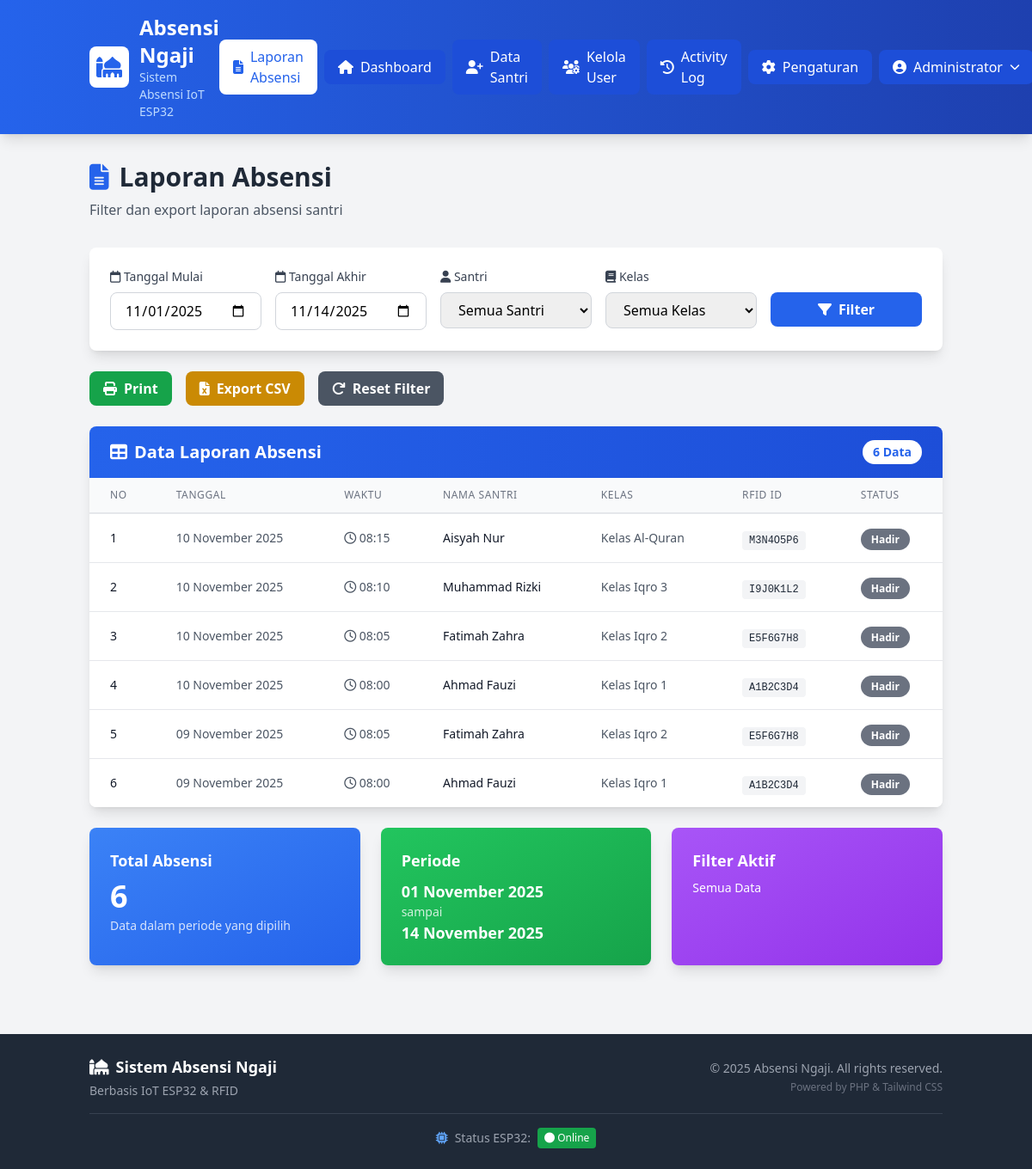
/public/laporan.php (signed in), run on the app's committed database.
### tables this page shows
CREATE TABLE IF NOT EXISTS absensi (
        id INT AUTO_INCREMENT PRIMARY KEY,
        rfid_id VARCHAR(50) NOT NULL,
        waktu_absen DATETIME NOT NULL,
        status ENUM('Hadir', 'Tidak Hadir', 'Izin', 'Sakit') DEFAULT 'Hadir',
        keterangan TEXT,
        created_at TIMESTAMP DEFAULT CURRENT_TIMESTAMP,
        FOREIGN KEY (rfid_id) REFERENCES santri(rfid_id) ON DELETE CASCADE ON UPDATE CASCADE
    );

CREATE TABLE IF NOT EXISTS santri (
    id INT AUTO_INCREMENT PRIMARY KEY,
    nama_santri VARCHAR(100) NOT NULL,
    rfid_id VARCHAR(50) UNIQUE NOT NULL,
    username VARCHAR(50) UNIQUE,
    password VARCHAR(255),
    kelas VARCHAR(50) DEFAULT 'Umum',
    keterangan TEXT,
    status ENUM('aktif', 'nonaktif') DEFAULT 'aktif',
    created_at TIMESTAMP DEFAULT CURRENT_TIMESTAMP,
    updated_at TIMESTAMP DEFAULT CURRENT_TIMESTAMP ON UPDATE CURRENT_TIMESTAMP
);

### public/laporan.php (the view, shortened to what this page needs)
<?php
include '../config/database.php';
include '../includes/functions.php';
$filterTanggalMulai = isset($_GET['tanggal_mulai']) ? $_GET['tanggal_mulai'] : date('Y-m-01');
$filterTanggalAkhir = isset($_GET['tanggal_akhir']) ? $_GET['tanggal_akhir'] : date('Y-m-d');
$whereConditions = [];
$whereConditions[] = "DATE(a.waktu_absen) BETWEEN '$filterTanggalMulai' AND '$filterTanggalAkhir'";
$whereClause = implode(' AND ', $whereConditions);
$queryLaporan = "SELECT a.*, s.nama_santri, s.kelas
                 FROM absensi a
                 JOIN santri s ON a.rfid_id = s.rfid_id
                 WHERE $whereClause
                 ORDER BY a.waktu_absen DESC";
$resultLaporan = $conn->query($queryLaporan);
include '../includes/header.php';
?>
<div class="mb-8 fade-in">
    <h2 class="text-3xl font-bold text-gray-800 flex items-center space-x-3">
        <i class="fas fa-file-alt text-blue-600"></i>
        <span>Laporan Absensi</span>
    </h2>
    <p class="text-gray-600 mt-2">Filter dan export laporan absensi santri</p>
</div>
<div class="bg-white rounded-lg shadow-lg p-6 mb-6 fade-in">
    <form method="GET" action="laporan.php" class="grid grid-cols-1 md:grid-cols-5 gap-4">
        <div>
            <label class="block text-sm font-medium text-gray-700 mb-2">
                <i class="far fa-calendar"></i> Tanggal Mulai
            </label>
            <input type="date" name="tanggal_mulai"
                   value="<?php echo $filterTanggalMulai; ?>"
                   class="w-full px-4 py-2 border border-gray-300 rounded-lg focus:ring-2 focus:ring-blue-500">
        </div>
        <div>
            <label class="block text-sm font-medium text-gray-700 mb-2">
                <i class="far fa-calendar"></i> Tanggal Akhir
            </label>
            <input type="date" name="tanggal_akhir"
                   value="<?php echo $filterTanggalAkhir; ?>"
                   class="w-full px-4 py-2 border border-gray-300 rounded-lg focus:ring-2 focus:ring-blue-500">
        </div>
        <div>
            <label class="block text-sm font-medium text-gray-700 mb-2">
                <i class="fas fa-user"></i> Santri
            </label>
            <select name="santri" class="w-full px-4 py-2 border border-gray-300 rounded-lg focus:ring-2 focus:ring-blue-500">
                <option value="">Semua Santri</option>
            </select>
        </div>
        <div>
            <label class="block text-sm font-medium text-gray-700 mb-2">
                <i class="fas fa-book"></i> Kelas
            </label>
            <select name="kelas" class="w-full px-4 py-2 border border-gray-300 rounded-lg focus:ring-2 focus:ring-blue-500">
                <option value="">Semua Kelas</option>
            </select>
        </div>
        <div>
            <label class="block text-sm font-medium text-gray-700 mb-2">&nbsp;</label>
            <button type="submit" class="w-full bg-blue-600 hover:bg-blue-700 text-white px-4 py-2 rounded-lg font-semibold transition duration-300 flex items-center justify-center space-x-2">
                <i class="fas fa-filter"></i>
                <span>Filter</span>
            </button>
        </div>
    </form>
</div>
<div class="flex space-x-4 mb-6">
    <button onclick="window.print()" class="bg-green-600 hover:bg-green-700 text-white px-4 py-2 rounded-lg font-semibold transition duration-300 flex items-center space-x-2">
        <i class="fas fa-print"></i>
        <span>Print</span>
    </button>
    <button onclick="exportToCSV('table-laporan', 'laporan_absensi_<?php echo date('Y-m-d'); ?>.csv')"
            class="bg-yellow-600 hover:bg-yellow-700 text-white px-4 py-2 rounded-lg font-semibold transition duration-300 flex items-center space-x-2">
        <i class="fas fa-file-excel"></i>
        <span>Export CSV</span>
    </button>
    <a href="laporan.php" class="bg-gray-600 hover:bg-gray-700 text-white px-4 py-2 rounded-lg font-semibold transition duration-300 flex items-center space-x-2">
        <i class="fas fa-redo"></i>
        <span>Reset Filter</span>
    </a>
</div>
<div class="bg-white rounded-lg shadow-lg overflow-hidden fade-in">
    <div class="bg-gradient-to-r from-blue-600 to-blue-700 px-6 py-4 flex items-center justify-between">
        <h3 class="text-white text-xl font-semibold flex items-center space-x-2">
            <i class="fas fa-table"></i>
            <span>Data Laporan Absensi</span>
        </h3>
        <span class="bg-white text-blue-600 px-3 py-1 rounded-full text-sm font-semibold">
            <?php echo $resultLaporan->num_rows; ?> Data
        </span>
    </div>
    <div class="overflow-x-auto">
        <table class="w-full" id="table-laporan">
            <thead class="bg-gray-50 border-b-2 border-gray-200">
                <tr>
                    <th class="px-6 py-3 text-left text-xs font-medium text-gray-500 uppercase tracking-wider">No</th>
                    <th class="px-6 py-3 text-left text-xs font-medium text-gray-500 uppercase tracking-wider">Tanggal</th>
                    <th class="px-6 py-3 text-left text-xs font-medium text-gray-500 uppercase tracking-wider">Waktu</th>
                    <th class="px-6 py-3 text-left text-xs font-medium text-gray-500 uppercase tracking-wider">Nama Santri</th>
                    <th class="px-6 py-3 text-left text-xs font-medium text-gray-500 uppercase tracking-wider">Kelas</th>
                    <th class="px-6 py-3 text-left text-xs font-medium text-gray-500 uppercase tracking-wider">RFID ID</th>
                    <th class="px-6 py-3 text-left text-xs font-medium text-gray-500 uppercase tracking-wider">Status</th>
                </tr>
            </thead>
            <tbody class="bg-white divide-y divide-gray-200">
                <?php if ($resultLaporan->num_rows > 0): ?>
                    <?php $no = 1; ?>
                    <?php while ($row = $resultLaporan->fetch_assoc()): ?>
                        <tr class="hover:bg-gray-50 transition duration-200">
                            <td class="px-6 py-4 whitespace-nowrap text-sm text-gray-900"><?php echo $no++; ?></td>
                            <td class="px-6 py-4 whitespace-nowrap text-sm text-gray-600">
                                <?php echo formatTanggalIndo($row['waktu_absen']); ?>
                            </td>
                            <td class="px-6 py-4 whitespace-nowrap text-sm text-gray-600">
                                <i class="far fa-clock"></i> <?php echo formatWaktu($row['waktu_absen']); ?>
                            </td>
                            <td class="px-6 py-4 whitespace-nowrap">
                                <div class="text-sm font-medium text-gray-900"><?php echo htmlspecialchars($row['nama_santri']); ?></div>
                            </td>
                            <td class="px-6 py-4 whitespace-nowrap text-sm text-gray-600"><?php echo htmlspecialchars($row['kelas']); ?></td>
                            <td class="px-6 py-4 whitespace-nowrap">
                                <code class="px-2 py-1 bg-gray-100 text-gray-800 rounded text-xs"><?php echo htmlspecialchars($row['rfid_id']); ?></code>
                            </td>
                            <td class="px-6 py-4 whitespace-nowrap">
                                <?php echo getBadgeStatus($row['status']); ?>
                            </td>
                        </tr>
                    <?php endwhile; ?>
                <?php endif; ?>
            </tbody>
        </table>
    </div>
</div>
<?php if ($resultLaporan->num_rows > 0): ?>
<div class="mt-6 grid grid-cols-1 md:grid-cols-3 gap-6">
    <div class="bg-gradient-to-br from-blue-500 to-blue-600 rounded-lg shadow-lg p-6 text-white">
        <h4 class="text-lg font-semibold mb-2">Total Absensi</h4>
        <p class="text-4xl font-bold"><?php echo $resultLaporan->num_rows; ?></p>
        <p class="text-sm opacity-80 mt-1">Data dalam periode yang dipilih</p>
    </div>
    <div class="bg-gradient-to-br from-green-500 to-green-600 rounded-lg shadow-lg p-6 text-white">
        <h4 class="text-lg font-semibold mb-2">Periode</h4>
        <p class="text-lg font-bold"><?php echo formatTanggalIndo($filterTanggalMulai); ?></p>
        <p class="text-sm opacity-80">sampai</p>
        <p class="text-lg font-bold"><?php echo formatTanggalIndo($filterTanggalAkhir); ?></p>
    </div>
    <div class="bg-gradient-to-br from-purple-500 to-purple-600 rounded-lg shadow-lg p-6 text-white">
        <h4 class="text-lg font-semibold mb-2">Filter Aktif</h4>
        <p class="text-sm">
            <?php
            $filterInfo = [];
            echo !empty($filterInfo) ? implode(', ', $filterInfo) : 'Semua Data';
            ?>
        </p>
    </div>
</div>
<?php endif; ?>
<?php
include '../includes/footer.php';
?>

### includes/functions.php (shortened to what this page needs)
<?php
function formatTanggalIndo($tanggal) {
    $bulan = array(
        1 => 'Januari', 'Februari', 'Maret', 'April', 'Mei', 'Juni',
        'Juli', 'Agustus', 'September', 'Oktober', 'November', 'Desember'
    );
    $pecahkan = explode('-', date('Y-m-d', strtotime($tanggal)));
    return $pecahkan[2] . ' ' . $bulan[(int)$pecahkan[1]] . ' ' . $pecahkan[0];
}
function formatWaktu($waktu) {
    return date('H:i', strtotime($waktu));
}
function getBadgeStatus($status) {
    $badges = [
        'Hadir' => '<span class="px-3 py-1 text-xs font-semibold text-white bg-green-500 rounded-full">Hadir</span>',
        'Tidak Hadir' => '<span class="px-3 py-1 text-xs font-semibold text-white bg-red-500 rounded-full">Tidak Hadir</span>',
        'Izin' => '<span class="px-3 py-1 text-xs font-semibold text-white bg-yellow-500 rounded-full">Izin</span>',
        'Sakit' => '<span class="px-3 py-1 text-xs font-semibold text-white bg-blue-500 rounded-full">Sakit</span>'
    ];
    return $badges[$status] ?? '<span class="px-3 py-1 text-xs font-semibold text-white bg-gray-500 rounded-full">' . $status . '</span>';
}
?>

### public/css/custom.css (style rules this page uses)
body { font-family: 'Segoe UI', Tahoma, Geneva, Verdana, sans-serif; background-color: #f3f4f6; }
.fade-in { animation: fadeIn 0.5s ease-in-out; }

### includes/header.php (style rules this page uses)
body { font-family: 'Segoe UI', Tahoma, Geneva, Verdana, sans-serif; }
.fade-in { animation: fadeIn 0.5s ease-in-out; }

### data on the page
absensi: waktu_absen "10 November 2025", waktu_absen "08:15", santri.nama_santri "Aisyah Nur", santri.kelas "Kelas Al-Quran", rfid "M3N4O5P6", status "Hadir"
absensi: waktu_absen "10 November 2025", waktu_absen "08:10", santri.nama_santri "Muhammad Rizki", santri.kelas "Kelas Iqro 3", rfid "I9J0K1L2", status "Hadir"
absensi: waktu_absen "10 November 2025", waktu_absen "08:05", santri.nama_santri "Fatimah Zahra", santri.kelas "Kelas Iqro 2", rfid "E5F6G7H8", status "Hadir"
absensi: waktu_absen "10 November 2025", waktu_absen "08:00", santri.nama_santri "Ahmad Fauzi", santri.kelas "Kelas Iqro 1", rfid "A1B2C3D4", status "Hadir"
absensi: waktu_absen "09 November 2025", waktu_absen "08:05", santri.nama_santri "Fatimah Zahra", santri.kelas "Kelas Iqro 2", rfid "E5F6G7H8", status "Hadir"
absensi: waktu_absen "09 November 2025", waktu_absen "08:00", santri.nama_santri "Ahmad Fauzi", santri.kelas "Kelas Iqro 1", rfid "A1B2C3D4", status "Hadir"

### other printed values
$_SESSION['nama_lengkap'] "Administrator"
$resultLaporan->num_rows "6"
formatTanggalIndo($filterTanggalMulai) "01 November 2025"
formatTanggalIndo($filterTanggalAkhir) "14 November 2025"
